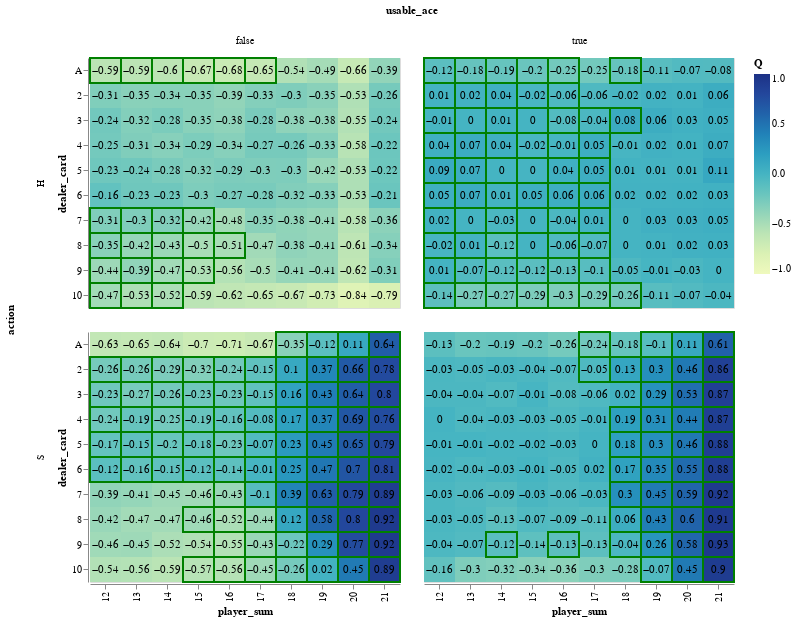

Here is the notebook cell this chart was saved with:
### Code cell
print("Plotting Action-Value Heatmap...")
bj_onpolicy.plot('Q', width=310, height=250)

### Figure 1 — Vega-Lite specification as saved in the notebook (floating-point values rounded to 4 significant figures; data arrays with more than 128 entries replaced by an {"elided": "..."} marker saying what was removed)
{"config": {"view": {"continuousWidth": 300, "continuousHeight": 300}}, "data": {"name": "data-b16c0a871d62b0713e615a2024f1c4e6"}, "facet": {"column": {"field": "usable_ace", "type": "nominal"}, "row": {"field": "action", "type": "nominal"}}, "spec": {"layer": [{"mark": {"type": "rect"}, "encoding": {"color": {"field": "Q", "scale": {"domain": [-1, 1]}, "type": "quantitative"}, "x": {"field": "player_sum", "type": "ordinal"}, "y": {"field": "dealer_card", "type": "ordinal"}}}, {"mark": {"type": "text"}, "encoding": {"text": {"field": "val_round", "type": "quantitative"}, "x": {"field": "player_sum", "type": "ordinal"}, "y": {"field": "dealer_card", "type": "ordinal"}}}, {"mark": {"type": "rect", "fill": null, "stroke": "green", "strokeWidth": 2}, "encoding": {"x": {"field": "player_sum", "type": "ordinal"}, "y": {"field": "dealer_card", "type": "ordinal"}}, "transform": [{"filter": "(datum.optimal === 1)"}]}], "height": 250, "width": 310}, "$schema": "https://vega.github.io/schema/vega-lite/v5.20.1.json", "datasets": {"data-b16c0a871d62b0713e615a2024f1c4e6": {"elided": "400 records"}}}
